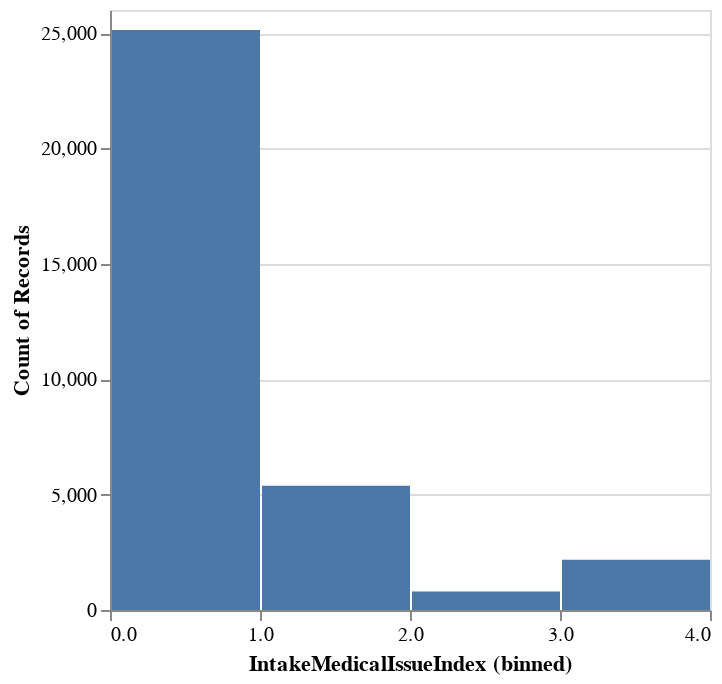

Write notebook code for a chart like this one.
### Code cell
df = pl.read_parquet("data/clean/cleaned_data.parquet")

df.plot.bar(
    alt.X("IntakeMedicalIssueIndex", bin=alt.Bin(step=1)),
    y='count()',
)

### Figure 1 — Vega specification as saved in the notebook (floating-point values rounded to 4 significant figures)
{"$schema": "https://vega.github.io/schema/vega/v6.json", "data": [{"name": "param_1e9efca18e7a2868_store"}, {"name": "source_0", "values": [{"__count": 2175, "bin_step_1_IntakeMedicalIssueIndex": 3.0, "bin_step_1_IntakeMedicalIssueIndex_end": 4.0}, {"__count": 5380, "bin_step_1_IntakeMedicalIssueIndex": 1.0, "bin_step_1_IntakeMedicalIssueIndex_end": 2.0}, {"__count": 25131, "bin_step_1_IntakeMedicalIssueIndex": 0.0, "bin_step_1_IntakeMedicalIssueIndex_end": 1.0}, {"__count": 798, "bin_step_1_IntakeMedicalIssueIndex": 2.0, "bin_step_1_IntakeMedicalIssueIndex_end": 3.0}]}, {"name": "source_0_y_domain___count", "values": [{"min": 798, "max": 25131}]}], "signals": [{"name": "bin_step_1_IntakeMedicalIssueIndex_bins", "value": {"fields": ["IntakeMedicalIssueIndex"], "fname": "bin_IntakeMedicalIssueIndex", "start": 0.0, "step": 1.0, "stop": 4.0}}, {"name": "unit", "value": {}, "on": [{"events": "pointermove", "update": "isTuple(group()) ? group() : unit"}]}, {"name": "param_1e9efca18e7a2868", "update": "vlSelectionResolve(\"param_1e9efca18e7a2868_store\", \"union\")"}, {"name": "param_1e9efca18e7a2868_IntakeMedicalIssueIndex", "on": [{"events": [{"source": "view", "type": "dblclick"}], "update": "null"}, {"events": {"signal": "param_1e9efca18e7a2868_translate_delta"}, "update": "panLinear(param_1e9efca18e7a2868_translate_anchor.extent_x, -param_1e9efca18e7a2868_translate_delta.x / width)"}, {"events": {"signal": "param_1e9efca18e7a2868_zoom_delta"}, "update": "zoomLinear(domain(\"x\"), param_1e9efca18e7a2868_zoom_anchor.x, param_1e9efca18e7a2868_zoom_delta)"}]}, {"name": "param_1e9efca18e7a2868_tuple", "on": [{"events": [{"signal": "param_1e9efca18e7a2868_IntakeMedicalIssueIndex"}], "update": "param_1e9efca18e7a2868_IntakeMedicalIssueIndex ? {unit: \"\", fields: param_1e9efca18e7a2868_tuple_fields, values: [param_1e9efca18e7a2868_IntakeMedicalIssueIndex]} : null"}]}, {"name": "param_1e9efca18e7a2868_tuple_fields", "value": [{"field": "IntakeMedicalIssueIndex", "channel": "x", "type": "R"}]}, {"name": "param_1e9efca18e7a2868_translate_anchor", "value": {}, "on": [{"events": [{"source": "scope", "type": "pointerdown"}], "update": "{x: x(unit), y: y(unit), extent_x: domain(\"x\")}"}]}, {"name": "param_1e9efca18e7a2868_translate_delta", "value": {}, "on": [{"events": [{"source": "window", "between": [{"source": "scope", "type": "pointerdown"}, {"source": "window", "type": "pointerup"}], "type": "pointermove", "consume": true}], "update": "{x: param_1e9efca18e7a2868_translate_anchor.x - x(unit), y: param_1e9efca18e7a2868_translate_anchor.y - y(unit)}"}]}, {"name": "param_1e9efca18e7a2868_zoom_anchor", "on": [{"events": [{"source": "scope", "type": "wheel", "consume": true}], "update": "{x: invert(\"x\", x(unit)), y: invert(\"y\", y(unit))}"}]}, {"name": "param_1e9efca18e7a2868_zoom_delta", "on": [{"events": [{"source": "scope", "consume": true, "type": "wheel"}], "update": "pow(1.001, event.deltaY * pow(16, event.deltaMode))", "force": true}]}, {"name": "param_1e9efca18e7a2868_modify", "on": [{"events": {"signal": "param_1e9efca18e7a2868_tuple"}, "update": "modify(\"param_1e9efca18e7a2868_store\", param_1e9efca18e7a2868_tuple, true)"}]}], "marks": [{"type": "rect", "name": "marks", "from": {"data": "source_0"}, "encode": {"update": {"fill": {"value": "#4c78a8"}, "x2": {"field": "bin_step_1_IntakeMedicalIssueIndex", "scale": "x", "offset": {"signal": "0.5 + (abs(scale(\"x\", datum[\"bin_step_1_IntakeMedicalIssueIndex_end\"]) - scale(\"x\", datum[\"bin_step_1_IntakeMedicalIssueIndex\"])) < 0.25 ? -0.5 * (0.25 - (abs(scale(\"x\", datum[\"bin_step_1_IntakeMedicalIssueIndex_end\"]) - scale(\"x\", datum[\"bin_step_1_IntakeMedicalIssueIndex\"])))) : 0.5)"}}, "y2": {"value": 0, "scale": "y"}, "tooltip": {"signal": "{\"IntakeMedicalIssueIndex (binned)\": !isValid(datum[\"bin_step_1_IntakeMedicalIssueIndex\"]) || !isFinite(+datum[\"bin_step_1_IntakeMedicalIssueIndex\"]) ? \"null\" : format(datum[\"bin_step_1_IntakeMedicalIssueIndex\"], \"\") + \" – \" + format(datum[\"bin_step_1_IntakeMedicalIssueIndex_end\"], \"\"), \"Count of Records\": format(datum[\"__count\"], \"\")}"}, "y": {"field": "__count", "scale": "y"}, "x": {"field": "bin_step_1_IntakeMedicalIssueIndex_end", "scale": "x", "offset": {"signal": "0.5 + (abs(scale(\"x\", datum[\"bin_step_1_IntakeMedicalIssueIndex_end\"]) - scale(\"x\", datum[\"bin_step_1_IntakeMedicalIssueIndex\"])) < 0.25 ? 0.5 * (0.25 - (abs(scale(\"x\", datum[\"bin_step_1_IntakeMedicalIssueIndex_end\"]) - scale(\"x\", datum[\"bin_step_1_IntakeMedicalIssueIndex\"])))) : -0.5)"}}}}, "clip": true, "style": ["bar"], "interactive": true}], "scales": [{"name": "x", "type": "linear", "domain": {"signal": "[bin_step_1_IntakeMedicalIssueIndex_bins.start, bin_step_1_IntakeMedicalIssueIndex_bins.stop]"}, "range": [0, {"signal": "width"}], "bins": {"signal": "bin_step_1_IntakeMedicalIssueIndex_bins"}, "zero": false, "domainRaw": {"signal": "param_1e9efca18e7a2868[\"IntakeMedicalIssueIndex\"]"}}, {"name": "y", "type": "linear", "domain": [{"signal": "(data(\"source_0_y_domain___count\")[0] || {}).min"}, {"signal": "(data(\"source_0_y_domain___count\")[0] || {}).max"}], "range": [{"signal": "height"}, 0], "nice": true, "zero": true}], "axes": [{"scale": "y", "ticks": false, "zindex": 0, "maxExtent": 0, "domain": false, "grid": true, "orient": "left", "tickCount": {"signal": "ceil(height/40)"}, "gridScale": "x", "minExtent": 0, "aria": false, "labels": false}, {"scale": "x", "zindex": 0, "grid": false, "labelFlush": true, "orient": "bottom", "title": "IntakeMedicalIssueIndex (binned)", "labelOverlap": true, "tickCount": {"signal": "ceil(width/10)"}}, {"scale": "y", "orient": "left", "tickCount": {"signal": "ceil(height/40)"}, "title": "Count of Records", "labelOverlap": true, "zindex": 0, "grid": false}], "background": "white", "height": 300, "style": "cell", "padding": 5, "width": 300}
